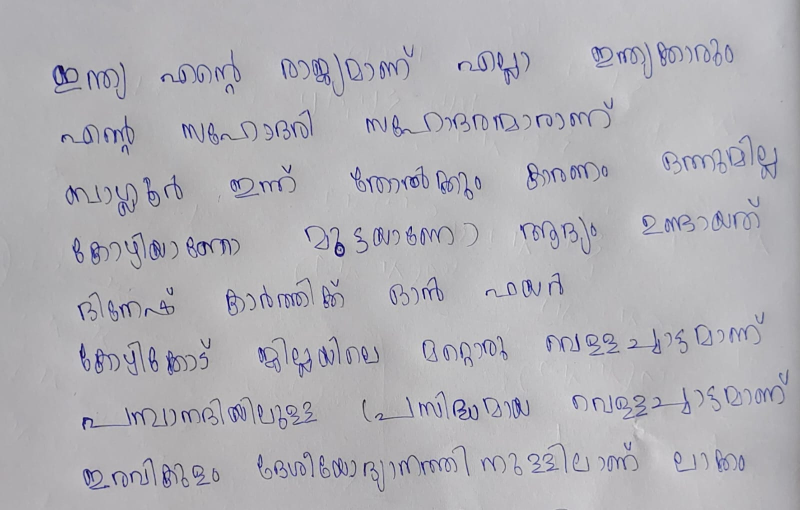
#> input picture steps/notebook/mal3.jpg, 1600 x 1020 px (shown at 1/2 size)
$ jupyter execute main.ipynb   (shell and % lines are left out)
#> lines starting #> are read from the running program, lines starting #| are printed output that depends on the picture; after the words box and inside, x2 and y2 are one past the last pixel; in counts of white or black regions, pixels touching at a corner belong together
[cell 1]
import os

import numpy as np
import cv2
from PIL import Image

import matplotlib.pyplot as plt

#Malayalam letters mapping.
# import importlib
# import encoding
# importlib.reload(encoding)

[cell 2]
img = cv2.imread('mal3.jpg')
#> img is the input picture: shape (1020, 1600, 3); mean B, G, R 181.8, 176.7, 177.6
img = cv2.cvtColor(img,cv2.COLOR_BGR2RGB)
plt.imshow(img);

[cell 3]
def thresholding(image):
    img_grey = cv2.cvtColor(image,cv2.COLOR_BGR2GRAY)
    ret,thresh = cv2.threshold(img_grey,0,255,cv2.THRESH_BINARY_INV + cv2.THRESH_OTSU)
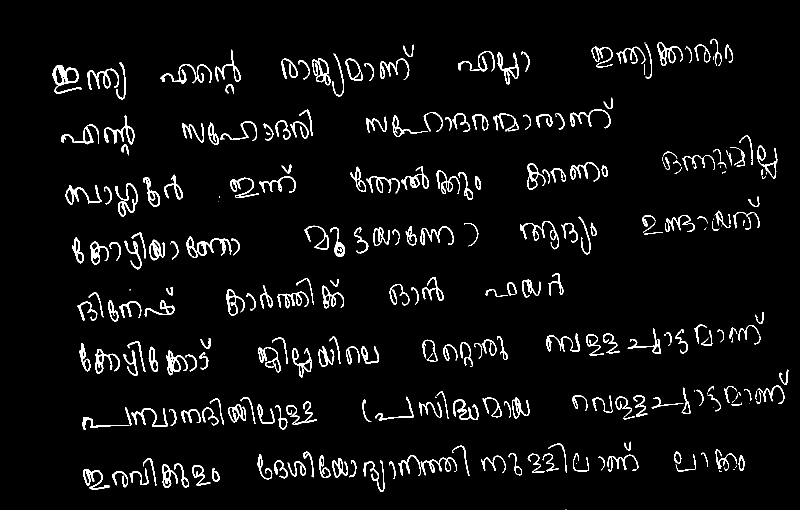
#> thresh: shape (1020, 1600) (shown at 1/2 size); 4.4% white; 289 white regions (37 under 20 px), largest, box (x1, y1, x2, y2) and area: (105, 130, 163, 187) 1088, (208, 231, 269, 290) 785, (231, 367, 275, 433) 756
#> ret = 138
    plt.imshow(thresh,cmap='gray')
    return thresh

thresh_img = thresholding(img)

## Line Segmentation

[cell 4]
# dilation
kernel = np.ones((3,55),np.uint8)
dilated_img = cv2.dilate(thresh_img,kernel,iterations = 3)
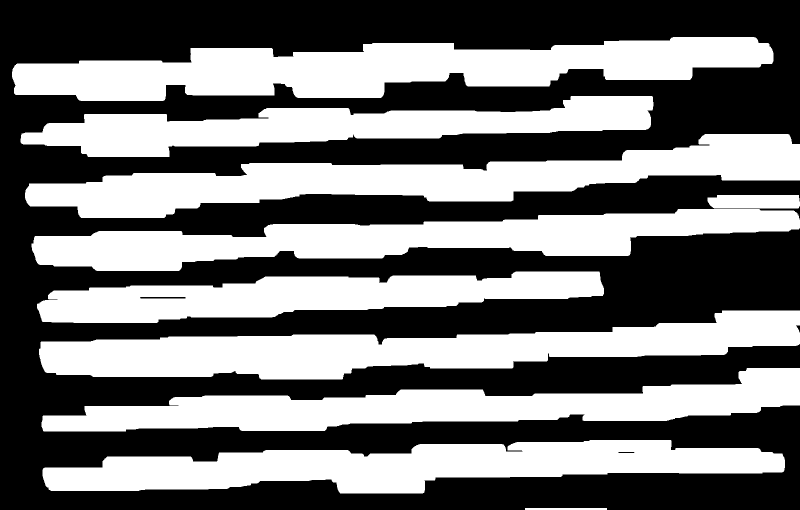
#> dilated_img: shape (1020, 1600) (shown at 1/2 size); 45.8% white; 10 white regions
plt.imshow(dilated_img,cmap='gray')

[cell 5]
type(dilated_img)

[cell 6]
(contours,hierarchy) = cv2.findContours(dilated_img.copy(),cv2.RETR_EXTERNAL,cv2.CHAIN_APPROX_NONE)
#> contours = 10 contours; largest, box (x1, y1, x2, y2) and area: (24, 74, 1547, 202) 111870, (50, 268, 1600, 436) 102594, (78, 621, 1600, 759) 102533, (85, 880, 1570, 987) 92540, (63, 418, 1600, 542) 91032
sorted_contours_lines = sorted(contours,key = lambda ctr : cv2.boundingRect(ctr)[1])
#> sorted_contours_lines has the same summary as contours

[cell 7]
img2 = img.copy()

for ctr in sorted_contours_lines:

    if cv2.contourArea(ctr)<500:
        continue

    x,y,w,h = cv2.boundingRect(ctr)
    cv2.rectangle(img2, (x,y), (x+w,y+h),(40, 100, 250) ,1)
#> this loop made 10 passes
#> (x, y, w, h) on passes 1 to 9: (24, 74, 1523, 128), (41, 192, 1266, 122), (50, 268, 1550, 168), (1415, 390, 185, 27), (63, 418, 1537, 124), (74, 543, 1134, 103), (78, 621, 1522, 138), (83, 736, 1517, 127), (85, 880, 1485, 107)
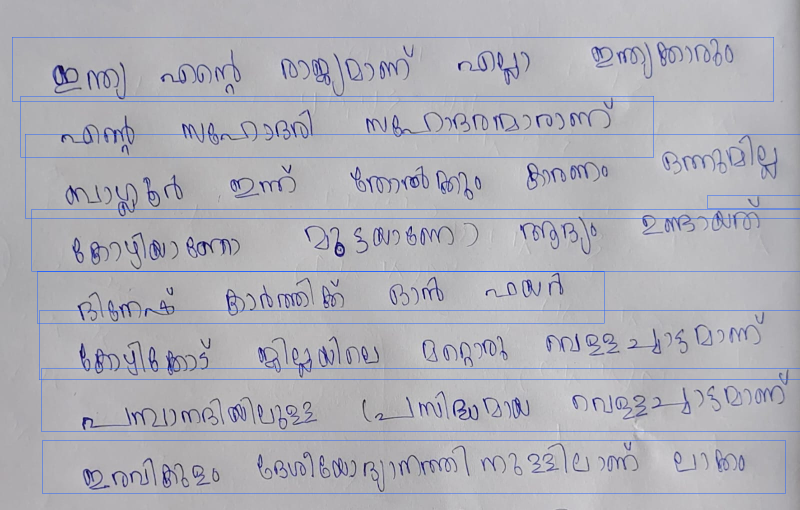
#> img2: shape (1020, 1600, 3) (shown at 1/2 size); mean R, G, B 175.5, 175.5, 182.8

plt.imshow(img2)

## Word Segmentation

[cell 8]
# dilation
kernel = np.ones((5,10),np.uint8)
dilated2_img = cv2.dilate(thresh_img,kernel,iterations = 1)
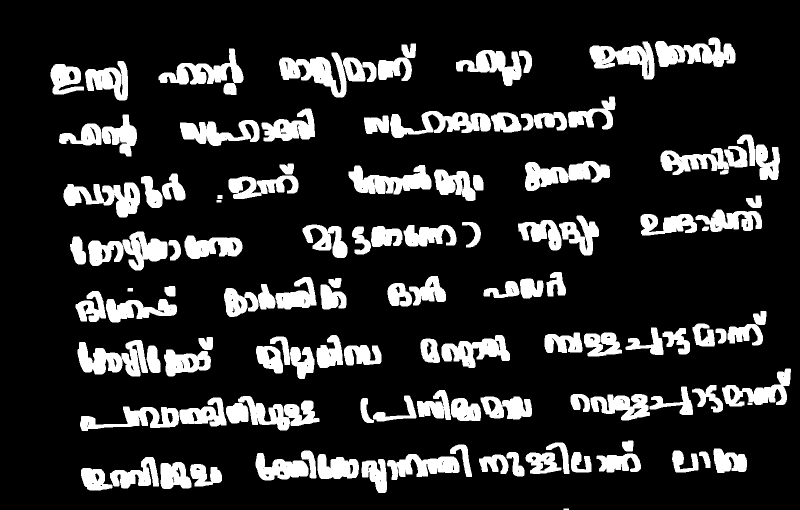
#> dilated2_img: shape (1020, 1600) (shown at 1/2 size); 16.8% white; 120 white regions, largest, box (x1, y1, x2, y2) and area: (176, 463, 335, 541) 6418, (155, 680, 296, 753) 5931, (1310, 75, 1471, 134) 5694
plt.imshow(dilated2_img,cmap='gray')

[cell 9]
img3 = img.copy()
word_list = []

for line in sorted_contours_lines:

    # roi of each line
    x,y,w,h = cv2.boundingRect(line)
    roi_line = dilated2_img[y:y+h,x:x+w]

    # draw contours on each word
    (cnt,hierarchy) = cv2.findContours(roi_line.copy(),cv2.RETR_EXTERNAL,cv2.CHAIN_APPROX_NONE)
    sorted_contours_words = sorted(cnt,key = lambda cntr : cv2.boundingRect(cntr)[0])

    for word in sorted_contours_words:

        if cv2.contourArea(word)<600:
            continue

        x2,y2,w2,h2 = cv2.boundingRect(word)
        word_list.append([x+x2,y+y2,x+x2+w2,y+y2+h2])
        cv2.rectangle(img3, (x+x2,y+y2), (x+x2+w2,y+y2+h2), (255, 0, 0) ,1)
#> this loop made 10 passes
#> (x, y, w, h, sorted_contours_words) on pass 10: (1050, 1016, 164, 4, 1 contour; box (x1, y1, x2, y2) and area: (77, 1, 88, 4) 20)
#> pass 1, `roi_line = dilated2_img[y:y+h,x:x+w]`:
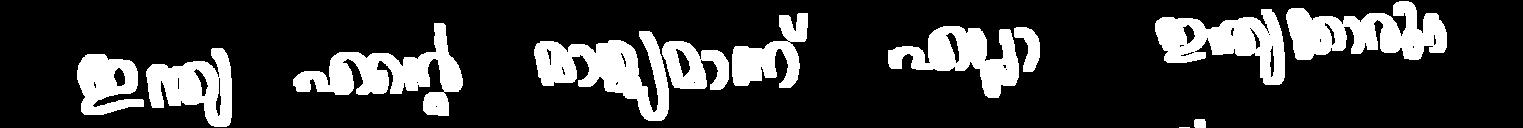
#> roi_line: shape (128, 1523); 19.8% white; 12 white regions (1 under 20 px), largest, box (x1, y1, x2, y2) and area: (1286, 1, 1447, 60) 5694, (293, 23, 463, 116) 5670, (534, 31, 669, 121) 5637
#> pass 2, `roi_line = dilated2_img[y:y+h,x:x+w]`:
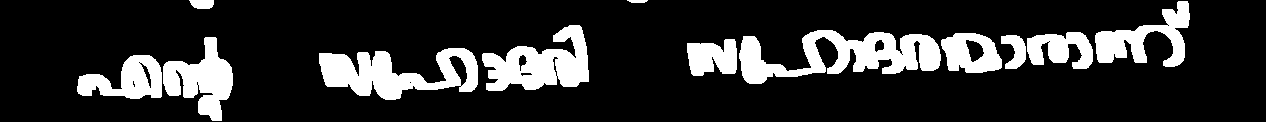
#> roi_line: shape (122, 1266); 17.6% white; 12 white regions, largest, box (x1, y1, x2, y2) and area: (739, 30, 941, 84) 5364, (319, 48, 478, 100) 4480, (482, 25, 589, 91) 4005
#> pass 3, `roi_line = dilated2_img[y:y+h,x:x+w]`:
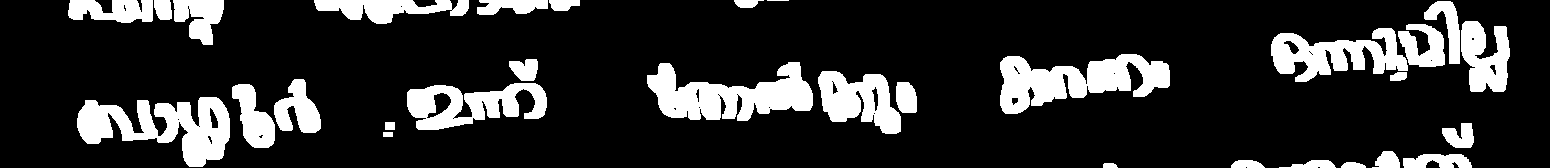
#> roi_line: shape (168, 1550); 17.5% white; 31 white regions, largest, box (x1, y1, x2, y2) and area: (1000, 54, 1170, 114) 5570, (77, 97, 230, 167) 5569, (647, 62, 813, 121) 5542
#> after the loop:
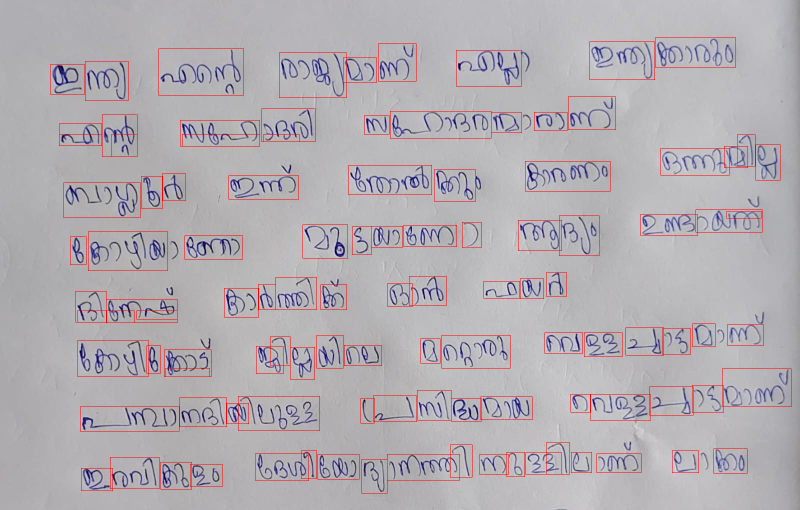
#> img3: shape (1020, 1600, 3) (shown at 1/2 size); mean R, G, B 178.9, 173.5, 178.6
#> after the loop, word_list = 109 items, first 6: [101, 128, 168, 189], [170, 122, 256, 201], [317, 97, 487, 190], [558, 105, 693, 195], [686, 115, 753, 164], [756, 87, 832, 162]

plt.imshow(img3)

[cell 10]
ith_word = word_list[16]
#> ith_word = [1068, 224, 1134, 261]
roi_ith = img[ith_word[1]:ith_word[3],ith_word[0]:ith_word[2]]
plt.imshow(roi_ith)

## Character Segmentation

[cell 11]
# dilation
kernel = np.ones((3,1),np.uint8)
dilated3_img = cv2.dilate(thresh_img,kernel,iterations = 5)
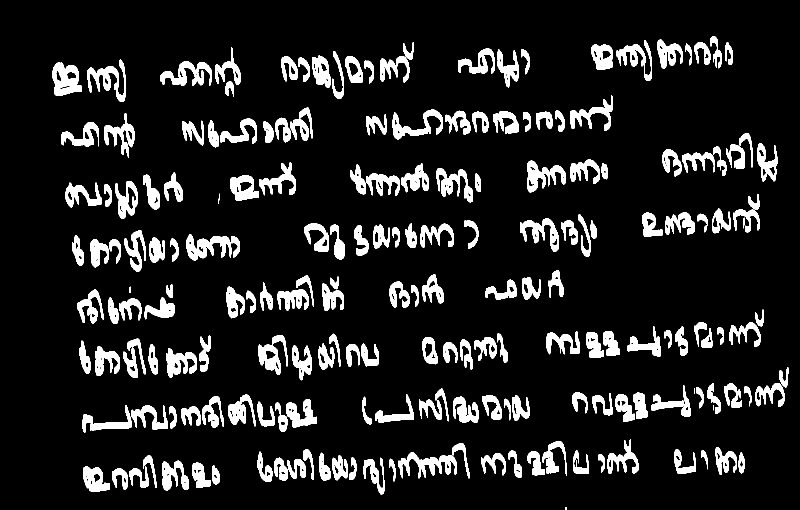
#> dilated3_img: shape (1020, 1600) (shown at 1/2 size); 11.6% white; 220 white regions (7 under 20 px), largest, box (x1, y1, x2, y2) and area: (797, 905, 914, 957) 2544, (105, 125, 163, 192) 2511, (373, 468, 463, 521) 2398
plt.imshow(dilated3_img,cmap='gray')

[cell 12]
img4 = img.copy()
char_list = []


for line in sorted_contours_lines:
    # roi of each line
    x,y,w,h = cv2.boundingRect(line)
    roi_line = dilated2_img[y:y+h, x:x+w]

    # draw contours on each word
    (contours, _) = cv2.findContours(roi_line.copy(), cv2.RETR_EXTERNAL, cv2.CHAIN_APPROX_NONE)
    sorted_contours_words = sorted(contours, key=lambda cntr: cv2.boundingRect(cntr)[0])

    for word in sorted_contours_words:
        # roi of each word
        x1, y1, w1, h1 = cv2.boundingRect(word)
        roi_word = dilated3_img[y+y1:y+y1+h1, x+x1:x+x1+w1]  # Corrected ROI indexing

        # draw contours on each character
        (char_contours, _) = cv2.findContours(roi_word.copy(), cv2.RETR_EXTERNAL, cv2.CHAIN_APPROX_NONE)
        sorted_contours_chars = sorted(char_contours, key=lambda cntr: cv2.boundingRect(cntr)[0])

        for char in sorted_contours_chars:
            if cv2.contourArea(char) < 20:
                continue

            x2, y2, w2, h2 = cv2.boundingRect(char)
            char_list.append([x+x1+x2, y+y1+y2, x+x1+x2+w2, y+y1+y2+h2])  # Corrected bounding box coordinates
            cv2.rectangle(img4, (x+x1+x2, y+y1+y2), (x+x1+x2+w2, y+y1+y2+h2), (205, 0, 0), 1)  # Corrected rectangle coordinates
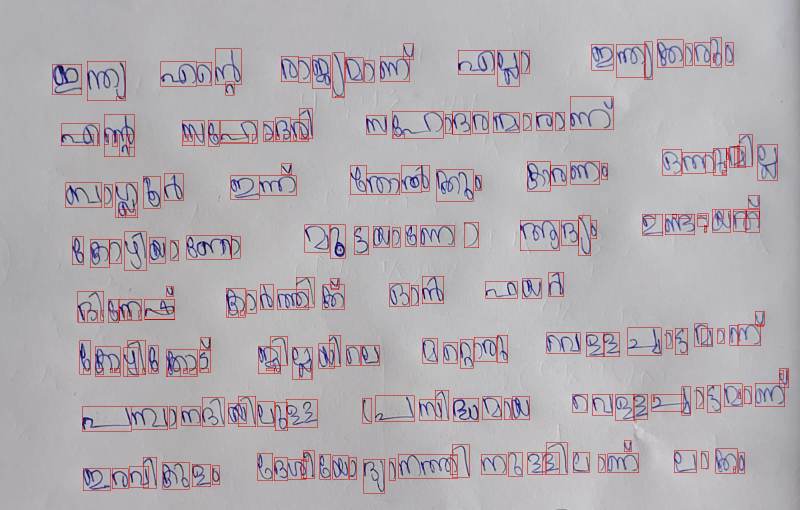
#> img4: shape (1020, 1600, 3) (shown at 1/2 size); mean R, G, B 178.3, 172.6, 177.6
#> after the loop, char_list = 284 items, first 6: [105, 128, 163, 189], [174, 122, 251, 201], [321, 123, 393, 172], [393, 124, 423, 171], [430, 97, 482, 169], [451, 163, 468, 190]

plt.imshow(img4)

$ run again, with steps/notebook/mal1.jpg copied over steps/notebook/mal3.jpg
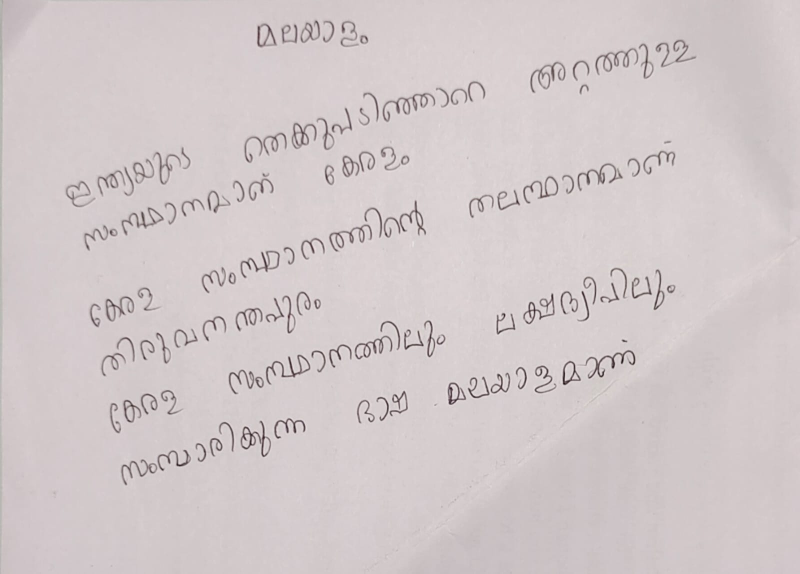
#> input picture steps/notebook/mal1.jpg, 1600 x 1147 px (shown at 1/2 size)
#> img is the input picture: shape (1147, 1600, 3); mean B, G, R 201.4, 200.2, 209.6
#> in thresholding, `ret,thresh = cv2.threshold(img_grey,0,255,cv2.THRESH_BINARY_INV + cv2...`:
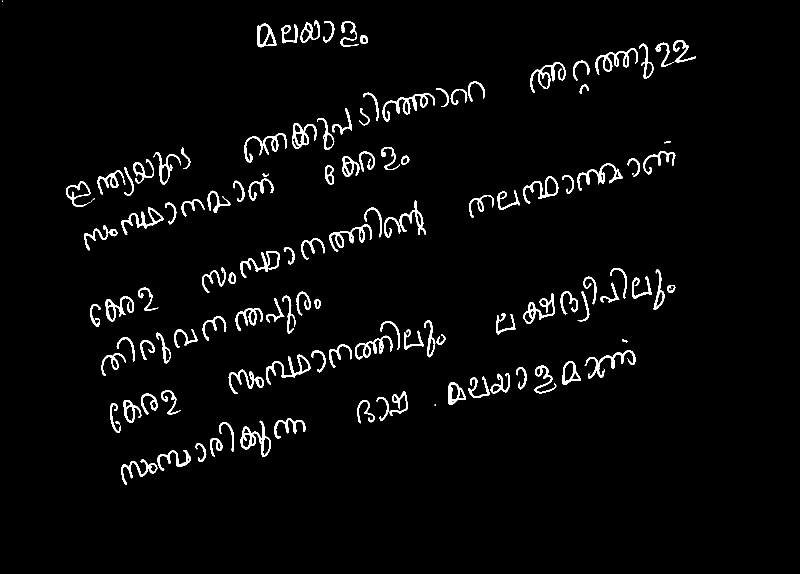
#> thresh: shape (1147, 1600) (shown at 1/2 size); 3% white; 123 white regions (5 under 20 px), largest, box (x1, y1, x2, y2) and area: (765, 186, 870, 244) 1255, (481, 841, 542, 914) 1128, (1169, 700, 1271, 757) 1125
#> ret = 163
#> dilated_img: shape (1147, 1600); 30.1% white; 8 white regions
#> `(contours,hierarchy) = cv2.findContours(dilated_img.copy(),cv2.RETR_EX..`: contours = 8 contours; box (x1, y1, x2, y2) and area: (51, 77, 1473, 504) 173498, (99, 299, 1432, 755) 155932, (139, 533, 1432, 869) 109002, (161, 697, 1352, 973) 87452, (433, 38, 817, 98) 20596, (1163, 676, 1336, 688) 1870, (1248, 279, 1423, 290) 1717, (0, 0, 87, 7) 516
#> sorted_contours_lines has the same summary as contours
#> the loop `for ctr in sorted_contours_lines: ` made 8 passes
#> (x, y, w, h) on passes 1 to 8: (0, 0, 87, 7), (433, 38, 384, 60), (51, 77, 1422, 427), (1248, 279, 175, 11), (99, 299, 1333, 456), (139, 533, 1293, 336), (1163, 676, 173, 12), (161, 697, 1191, 276)
#> dilated2_img: shape (1147, 1600); 9.7% white; 70 white regions, largest, box (x1, y1, x2, y2) and area: (619, 639, 896, 747) 9870, (453, 707, 626, 790) 5931, (467, 589, 596, 669) 4934
#> the loop `for line in sorted_contours_lines:` made 8 passes
#> after the loop `for line in sorted_contours_lines:`: word_list = 125 items, first 6: [510, 45, 558, 97], [559, 39, 674, 89], [677, 40, 741, 96], [128, 360, 195, 416], [165, 449, 240, 503], [191, 316, 313, 394]
#> ith_word = [646, 329, 673, 372]
#> dilated3_img: shape (1147, 1600); 7% white; 112 white regions (1 under 20 px), largest, box (x1, y1, x2, y2) and area: (242, 895, 382, 975) 3464, (658, 410, 764, 508) 3073, (765, 181, 870, 249) 2791
#> after the loop `for line in sorted_contours_lines:`:
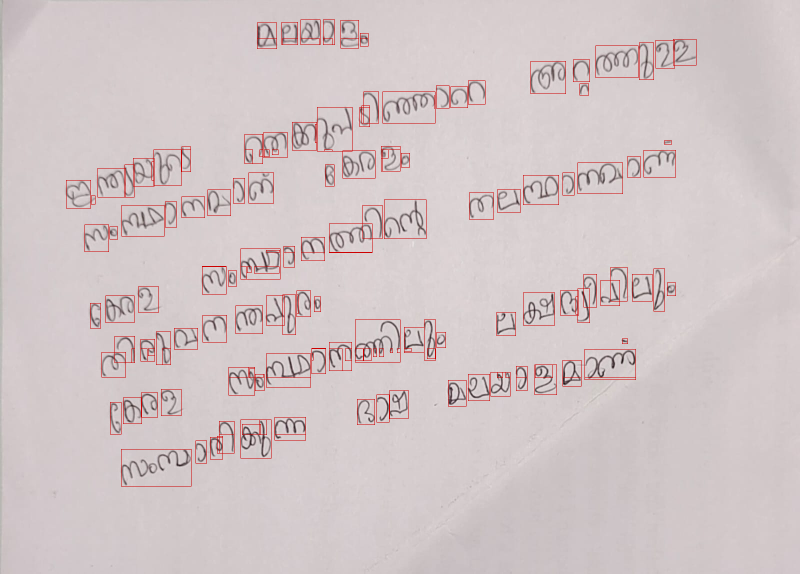
#> img4: shape (1147, 1600, 3) (shown at 1/2 size); mean R, G, B 209.6, 197.6, 198.8
#> after the loop `for line in sorted_contours_lines:`: char_list = 254 items, first 6: [514, 45, 553, 97], [563, 44, 595, 89], [601, 39, 640, 89], [646, 39, 669, 89], [681, 40, 717, 96], [720, 66, 736, 92]

$ run again, with steps/notebook/mal2.jpg copied over steps/notebook/mal3.jpg
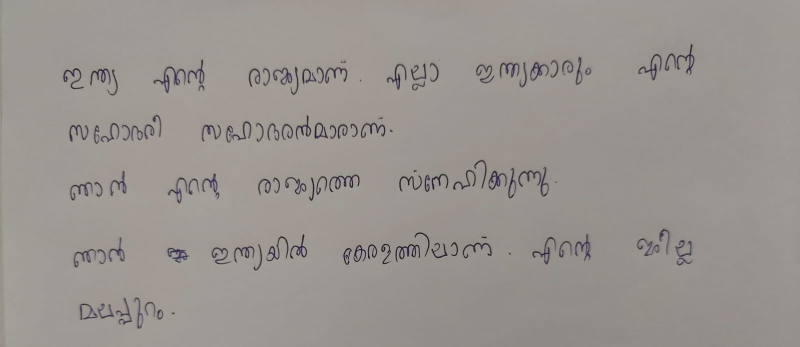
#> input picture steps/notebook/mal2.jpg, 1600 x 694 px (shown at 1/2 size)
#> img is the input picture: shape (694, 1600, 3); mean B, G, R 143.9, 148.7, 153.4
#> thresh: shape (694, 1600); 2.7% white; 114 white regions (11 under 20 px), largest, box (x1, y1, x2, y2) and area: (307, 133, 371, 186) 708, (659, 349, 719, 384) 600, (791, 488, 840, 524) 576
#> ret = 112
#> dilated_img: shape (694, 1600); 27.2% white; 5 white regions
#> `(contours,hierarchy) = cv2.findContours(dilated_img.copy(),cv2.RETR_EX..`: contours = 5 contours; box (x1, y1, x2, y2) and area: (46, 85, 1470, 194) 87686, (67, 454, 1465, 544) 84359, (59, 317, 1195, 410) 66542, (58, 227, 866, 291) 40057, (79, 592, 430, 660) 17937
#> sorted_contours_lines has the same summary as contours
#> the loop `for ctr in sorted_contours_lines: ` made 5 passes
#> (x, y, w, h) on passes 1 to 5: (46, 85, 1424, 109), (58, 227, 808, 64), (59, 317, 1136, 93), (67, 454, 1398, 90), (79, 592, 351, 68)
#> dilated2_img: shape (694, 1600); 9.7% white; 38 white regions, largest, box (x1, y1, x2, y2) and area: (448, 229, 790, 288) 10006, (683, 463, 989, 532) 9286, (902, 318, 1102, 399) 7524
#> the loop `for line in sorted_contours_lines:` made 5 passes
#> after the loop `for line in sorted_contours_lines:`: word_list = 30 items, first 6: [123, 134, 173, 180], [176, 135, 240, 193], [303, 117, 414, 188], [494, 132, 700, 192], [770, 124, 882, 183], [948, 127, 994, 169]
#> ith_word = [566, 352, 618, 391]
#> dilated3_img: shape (694, 1600); 6.5% white; 100 white regions, largest, box (x1, y1, x2, y2) and area: (1036, 329, 1097, 398) 1640, (307, 128, 371, 191) 1581, (906, 315, 973, 385) 1561
#> after the loop `for line in sorted_contours_lines:`:
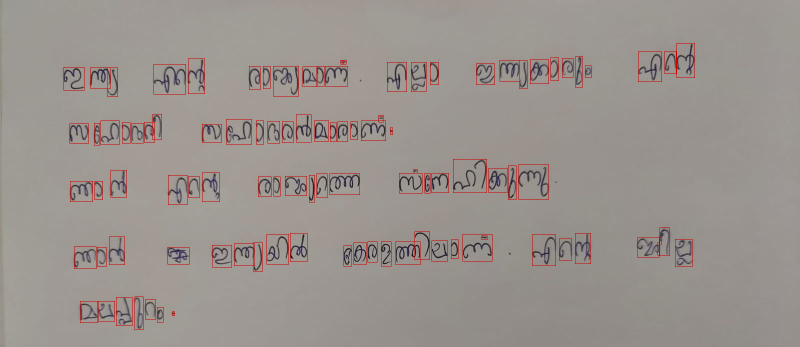
#> img4: shape (694, 1600, 3) (shown at 1/2 size); mean R, G, B 154.1, 146.8, 142.1
#> after the loop `for line in sorted_contours_lines:`: char_list = 102 items, first 6: [127, 134, 168, 180], [180, 135, 221, 176], [215, 135, 235, 193], [307, 128, 371, 188], [376, 117, 409, 187], [498, 132, 520, 179]
